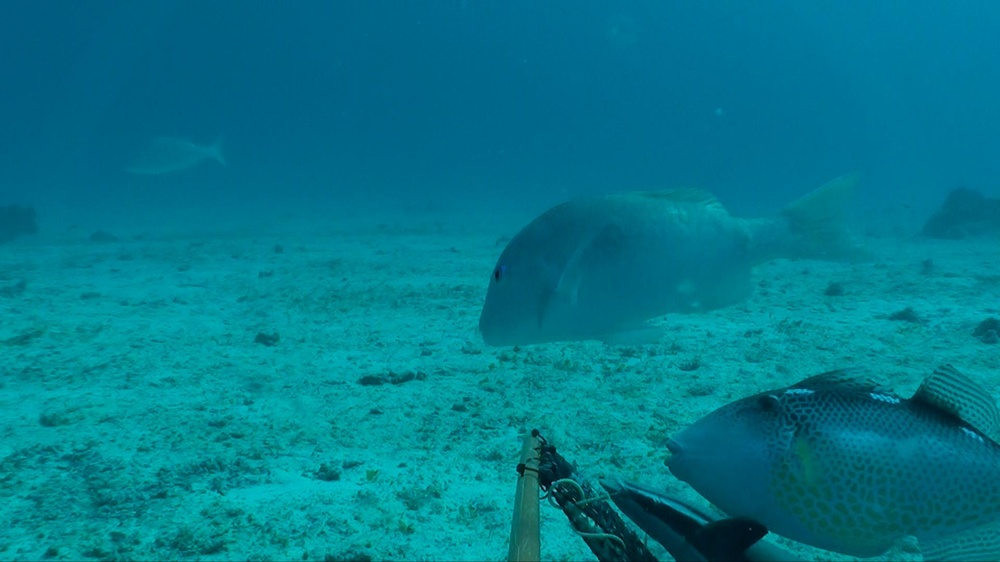
#> input picture FishDetect/onefish.jpg, 1000 x 562 px, shrunk from 1920 x 1080 before the run
$ python SlidingWindow.py
#> lines starting #> are read from the running program, lines starting #| are printed output that depends on the picture
# import the necessary packages
import argparse
import time
import matplotlib.image as mping
import matplotlib.pyplot as plt
import skimage.io
import skimage.transform
from scipy import misc
# load the image and define the window width and height
image = img = skimage.io.imread("onefish.jpg")
#> image is the input picture: shape (562, 1000, 3); mean R, G, B 1.9, 120.3, 139.4
(winW, winH) = (224, 224)

import os

os.environ["GLOG_minloglevel"] = "2"
os.environ['TF_CPP_MIN_LOG_LEVEL'] = '2'


def sliding_window(image, stepSize, windowSize):
    # slide a window across the image
    for y in range(0, image.shape[0], stepSize):
        for x in range(0, image.shape[1], stepSize):
            # yield the current window
            yield (x, y, image[y:y + windowSize[1], x:x + windowSize[0]])


def pyramid(image, scale=1.5, minSize=(30, 30)):

    # yield the original image
    yield image

    # keep looping over the pyramid
    while True:
        # compute the new dimensions of the image and resize it
        w = int(image.shape[1] / scale)
        image = skimage.transform.resize(image, [w,w])

        # if the resized image does not meet the supplied minimum
        # size, then stop constructing the pyramid
        if image.shape[0] < minSize[1] or image.shape[1] < minSize[0]:
            break

        # yield the next image in the pyramid
        yield image


# loop over the image pyramid
for resized in pyramid(image, scale=1.5):
    # loop over the sliding window for each layer of the pyramid
    for (x, y, window) in sliding_window(resized, stepSize=32, windowSize=(winW, winH)):
        # if the window does not meet our desired window size, ignore it
        if window.shape[0] != winH or window.shape[1] != winW:
            continue

        # THIS IS WHERE YOU WOULD PROCESS YOUR WINDOW, SUCH AS APPLYING A
        # MACHINE LEARNING CLASSIFIER TO CLASSIFY THE CONTENTS OF THE
        # WINDOW

        # since we do not have a classifier, we'll just draw the window
        clone = resized.copy()
        #cv2.rectangle(clone, (x, y), (x + winW, y + winH), (0, 255, 0), 2)
        plt.plot(1,2)
        time.sleep(0.025)
#> this loop made 9 passes
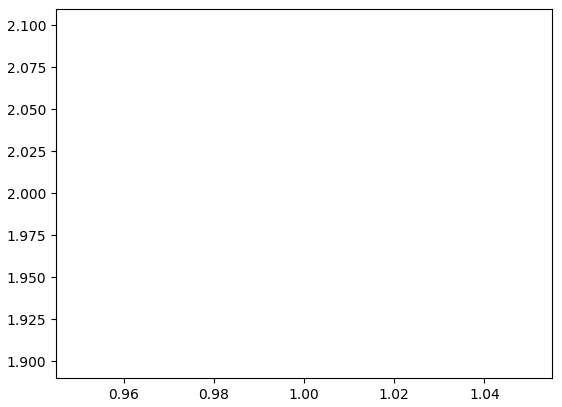
#> figure drawn by matplotlib, 1 panel
